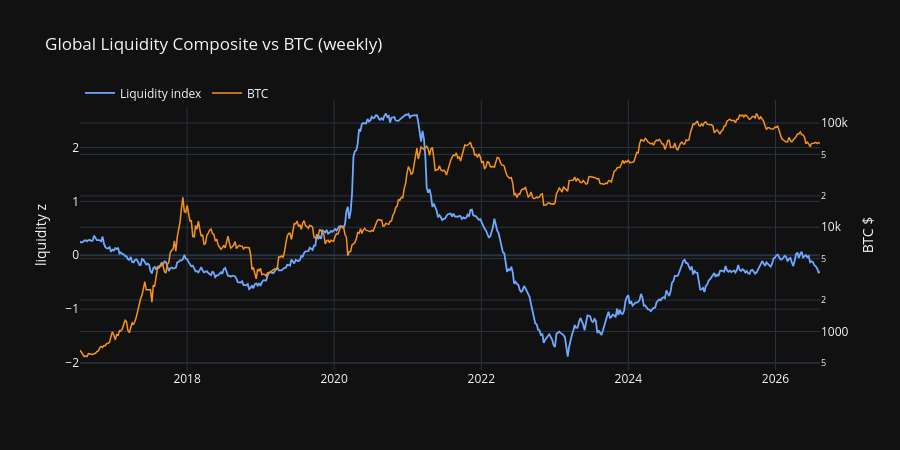

Notebook cell for this chart:
### Code cell
fig = go.Figure()
fig.add_trace(go.Scatter(x=macro["date"], y=macro["liq_index"], name="Liquidity index",
                         line=dict(color="#6ea8ff", width=1.8), yaxis="y"))
fig.add_trace(go.Scatter(x=macro["date"], y=np.exp(macro["log_close"]), name="BTC",
                         line=dict(color="#f7931a", width=1.5), yaxis="y2"))
fig.update_layout(
    title="Global Liquidity Composite vs BTC (weekly)",
    template="plotly_dark", height=450,
    yaxis=dict(title="liquidity z"),
    yaxis2=dict(title="BTC $", overlaying="y", side="right", type="log"),
    legend=dict(orientation="h", y=1.08),
)
fig.show()
corr = float(macro.select(pl.corr("liq_index", "log_close")).item())
print(f"corr(liq_index, log BTC) = {corr:.3f}")

### Figure 1 — Plotly figure (JSON) as saved in the notebook; plotly's stock layout.template omitted (floating-point values rounded to 4 significant figures; data arrays with more than 128 entries replaced by an {"elided": "..."} marker saying what was removed)
{"data": [{"line": {"color": "#6ea8ff", "width": 1.8}, "name": "Liquidity index", "type": "scatter", "x": {"elided": "526 str values"}, "y": {"elided": "526 float values"}, "yaxis": "y"}, {"line": {"color": "#f7931a", "width": 1.5}, "name": "BTC", "type": "scatter", "x": {"elided": "526 str values"}, "y": {"elided": "526 float values"}, "yaxis": "y2"}], "layout": {"height": 450, "legend": {"orientation": "h", "y": 1.08}, "title": {"text": "Global Liquidity Composite vs BTC (weekly)"}, "yaxis": {"title": {"text": "liquidity z"}}, "yaxis2": {"overlaying": "y", "side": "right", "title": {"text": "BTC $"}, "type": "log"}}}
